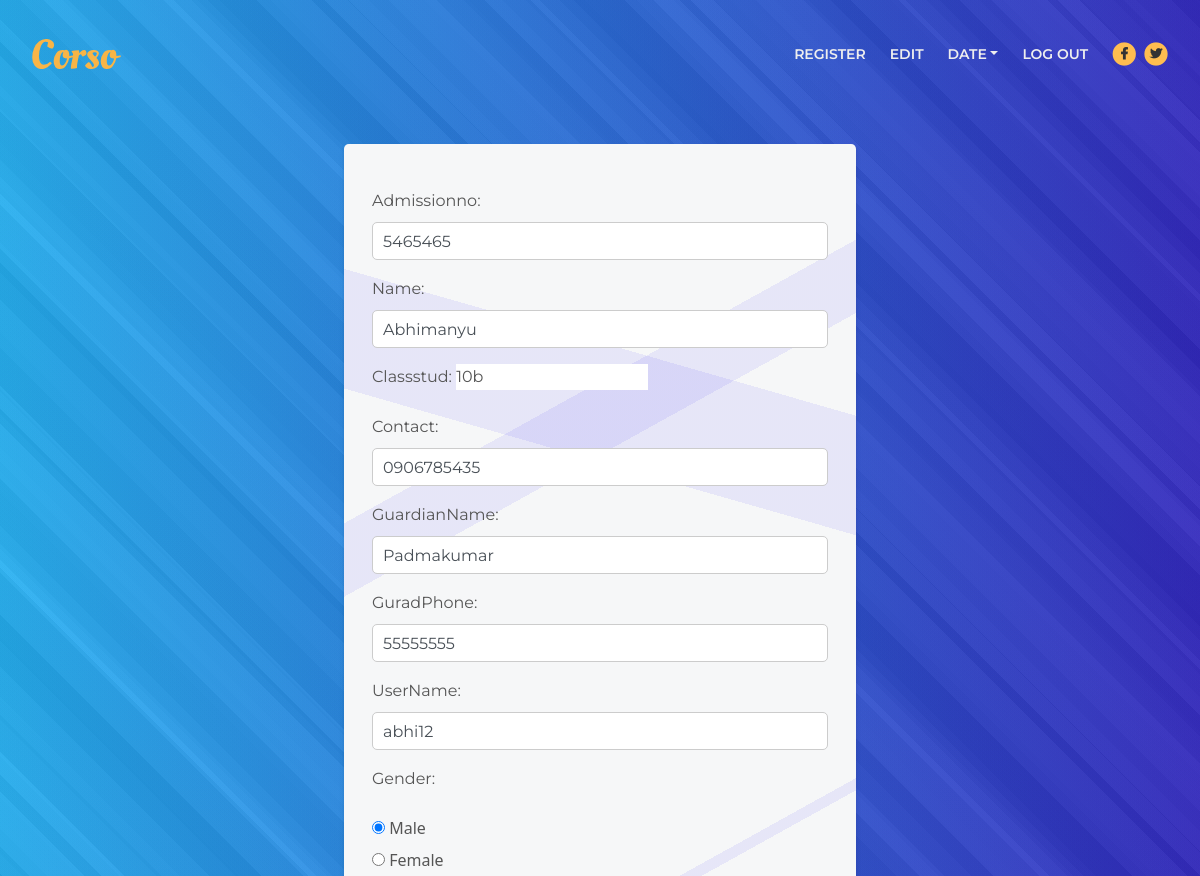
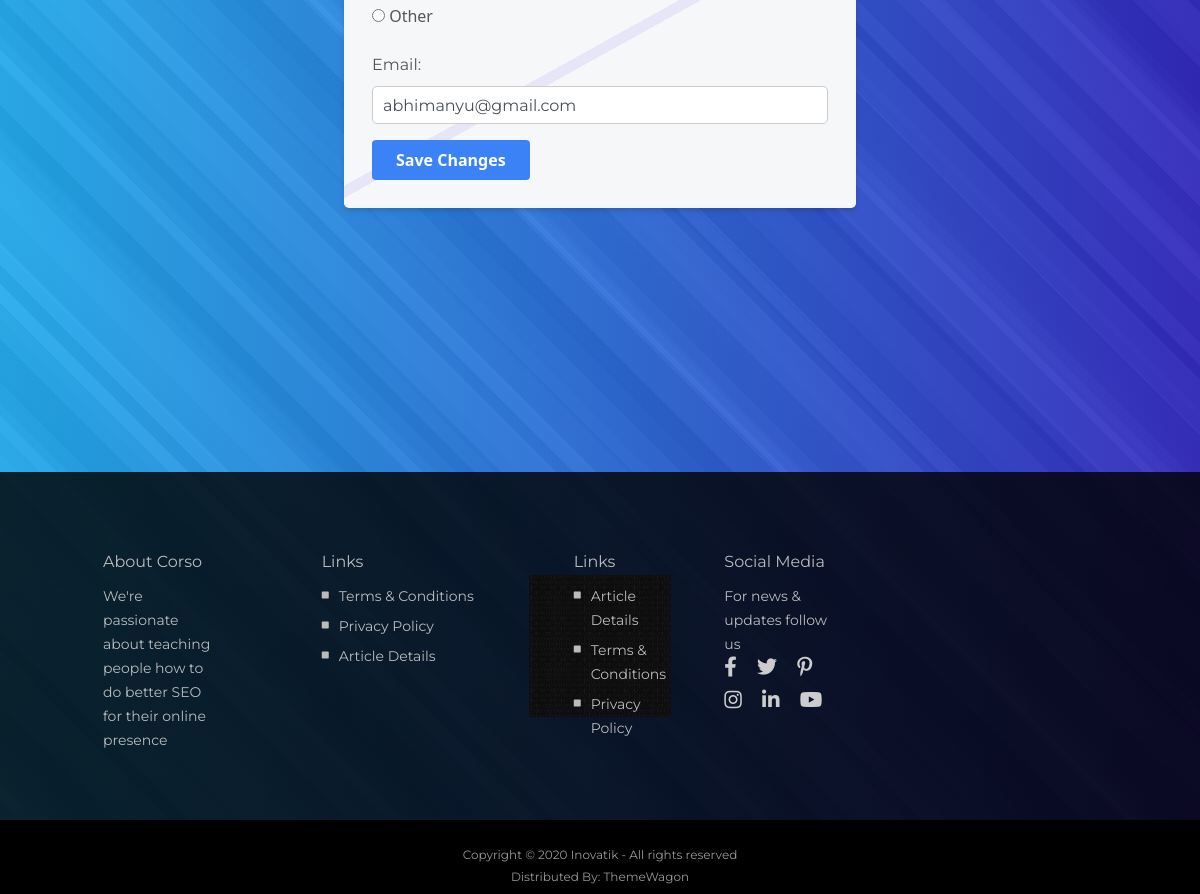
The page /edit_student/5465465/ on the database its author committed (2 pictures, top to bottom).
### signapp/models.py (models this page shows)
class StudentsMod(models.Model):
    admissionno = models.CharField(primary_key=True,max_length=12)
    name = models.CharField(max_length=50)
    classstud = models.CharField(max_length=5)
    contact = models.CharField(max_length=10)
    guardianName = models.CharField(max_length=30)
    guradPhone = models.CharField(max_length=10)
    userName = models.CharField(max_length=6)
    gender = models.CharField(max_length=7)
    email = models.CharField(max_length=30,unique=True)
    password = models.CharField(max_length=32, default=None, blank=True, null=True)
    usertype = models.CharField(max_length=100,default='Student')

### signapp/views.py (the view)
# urls.py: path('edit_student/<str:admissionno>/', views.edit_student, name='edit_student'),
def edit_student(request, admissionno):
    student = get_object_or_404(StudentsMod, admissionno=admissionno)
    if request.method == 'POST':
        form = ModelForStud(request.POST, instance=student)
        if form.is_valid():
            form.save()
            return redirect('view_students')  # Redirect to a success page or appropriate URL
    else:
        form = ModelForStud(instance=student)
    return render(request, 'edit_student.html', {'form': form})

### signapp/templates/edit_student.html (shortened to what this page needs)
{% extends "student_header.html" %}
{% block content %}
<br />
<br />
<br />
<br />
<br />
<!DOCTYPE html>
<html lang="en">
<head>
    <link href="https://cdn.jsdelivr.net/npm/tailwindcss@2.2.19/dist/tailwind.min.css" rel="stylesheet">
  </head>
<body class="bg-gray-100">
    <div class="container mx-auto p-4 ">
        <div class="max-w-lg mx-auto bg-white rounded-lg shadow-md p-7 body-div">
            <form method="post" class="space-y-4">
                {{ form.as_p }}
                <button type="submit" class="bg-blue-500 hover:bg-blue-600 text-white font-bold py-2 px-4 rounded focus:outline-none focus:shadow-outline">Save Changes</button>
            </form>
        </div>
    </div>
</body>
</html>
{% endblock %}

### signapp/static/user/css/styles.css (style rules this page uses)
body, html { width: 100%; height: 100%; }
body, p { color: #555; font: 400 1rem/1.625rem "Montserrat", sans-serif; }

### signapp/templates/edit_student.html (style rules this page uses)
body { background-image: repeating-linear-gradient(45deg, rgba(118, 118, 118, 0.05) 0px, rgba(118, 118, 118, 0.05) 19px,rgba(59, 59, 59, 0.05) 19px, rgba(59, 59, 59, 0.05) 67px,rgba(195, 195, 195, 0.05) 67px, rgba(195, 195, 195, 0.05) 87px,rgba(121, 121, 121, 0.05) 87px, rgba(121, 121, 121, 0.05) 133px,rgba(250, 250, 250, 0.05) 133px, rgba(250, 250, 250, 0.05) 172px,rgba(106, 106, 106, 0.05) 172px, rgba(106, 106, 106, 0.05) 197px,rgba(151, 151, 151, 0.05) 197px, rgba(151, 151, 151, 0.05) 226px,rgba(219, 219, 219, 0.05) 226px, rgba(219, 219, 219, 0.05) 260px),repeating-linear-gradient(45deg, rgba(70, 70, 70, 0.05) 0px, rgba(70, 70, 70, 0.05) 40px,rgba(220, 220, 220, 0.05) 40px, rgba(220, 220, 220, 0.05) 79px,rgba(95, 95, 95, 0.05) 79px, rgba(95, 95, 95, 0.05) 103px,rgba(15, 15, 15, 0.05) 103px, rgba(15, 15, 15, 0.05) 148px,rgba(51, 51, 51, 0.05) 148px, rgba(51, 51, 51, 0.05) 186px,rgba(225, 225, 225, 0.05) 186px, rgba(225, 225, 225, 0.05) 202px,rgba(60, 60, 60, 0.05) 202px, rgba(60, 60, 60, 0.05) 239px,rgba(67, 67, 67, 0.05) 239px, rgba(67, 67, 67, 0.05) 259px),repeating-linear-gradient(45deg, rgba(146, 146, 146, 0.05) 0px, rgba(146, 146, 146, 0.05) 40px,rgba(166, 166, 166, 0.05) 40px, rgba(166, 166, 166, 0.05) 54px,rgba(156, 156, 156, 0.05) 54px, rgba(156, 156, 156, 0.05) 71px,rgba(134, 134, 134, 0.05) 71px, rgba(134, 134, 134, 0.05) 95px,rgba(77, 77, 77, 0.05) 95px, rgba(77, 77, 77, 0.05) 111px,rgba(26, 26, 26, 0.05) 111px, rgba(26, 26, 26, 0.05) 153px,rgba(46, 46, 46, 0.05) 153px, rgba(46, 46, 46, 0.05) 202px,rgba(197, 197, 197, 0.05) 202px, rgba(197, 197, 197, 0.05) 216px),linear-gradient(90deg, rgb(30, 178, 248),rgb(46, 36, 197)); }
.body-div { background-image: linear-gradient(331deg, transparent 0%, transparent 24%,rgba(23,1,244, 0.07) 24%, rgba(23,1,244, 0.07) 25%,transparent 25%, transparent 100%),linear-gradient(196deg, transparent 0%, transparent 25%,rgba(23,1,244, 0.07) 25%, rgba(23,1,244, 0.07) 36%,transparent 36%, transparent 100%),linear-gradient(331deg, transparent 0%, transparent 63%,rgba(23,1,244, 0.07) 63%, rgba(23,1,244, 0.07) 69%,transparent 69%, transparent 100%),linear-gradient(286deg, rgb(246,247,248),rgb(246,247,248)); }

### rows shown on the page
StudentsMod: admissionno "5465465", name "Abhimanyu", classstud "10b", contact "0906785435", guardianName "Padmakumar", guradPhone "55555555", userName "abhi12", gender "☑ Male ☐ Female ☐ Other", email "abhimanyu@gmail.com"
